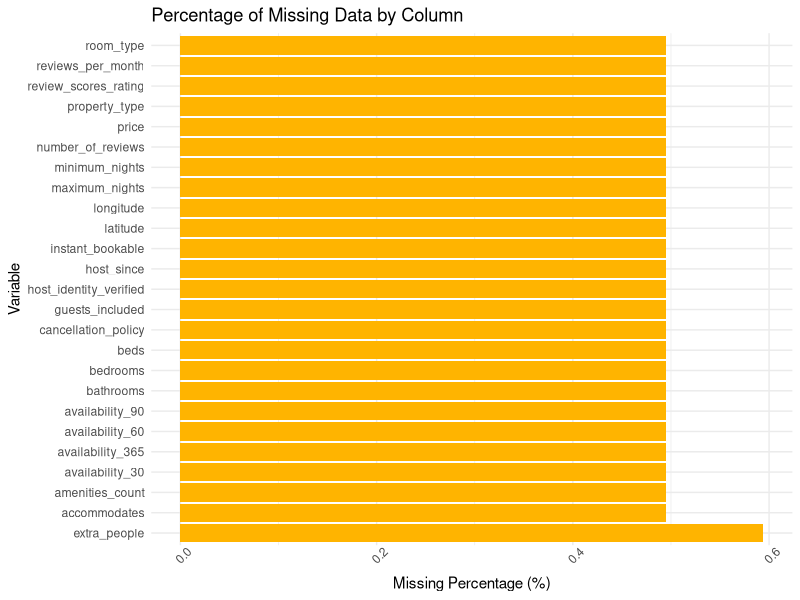
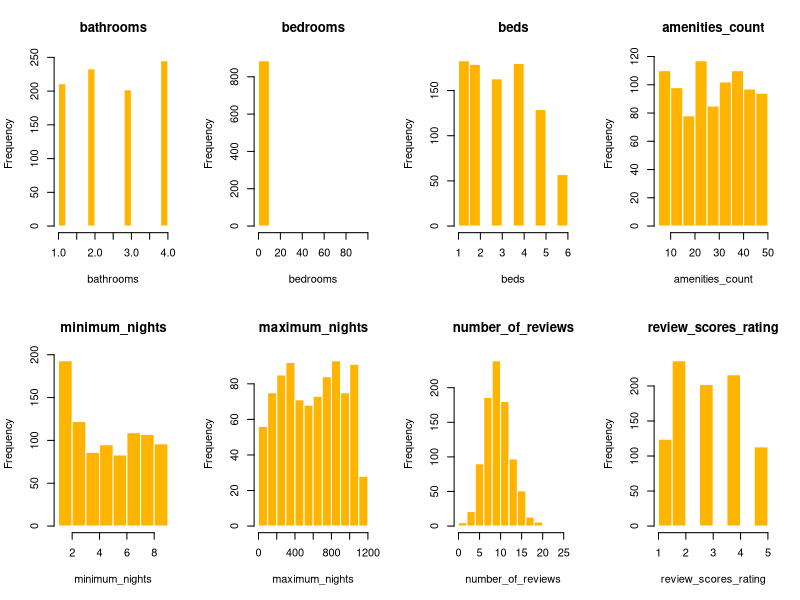
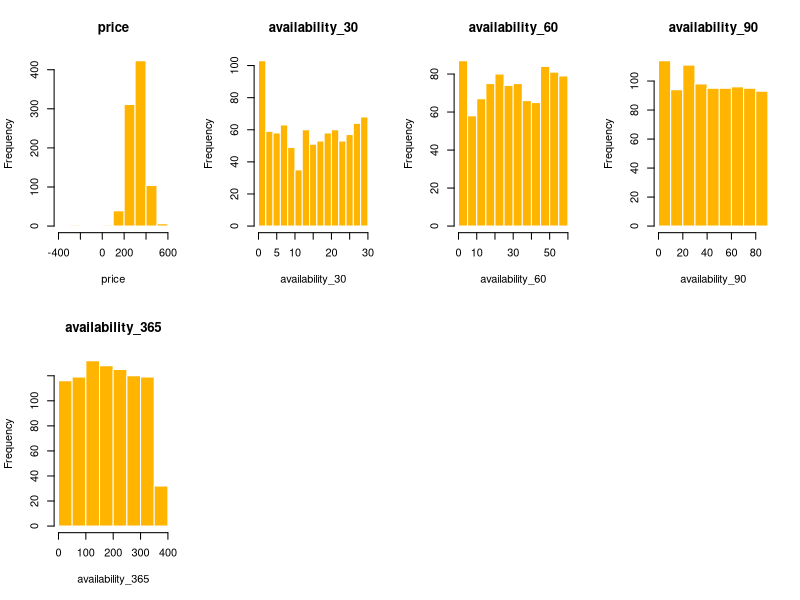
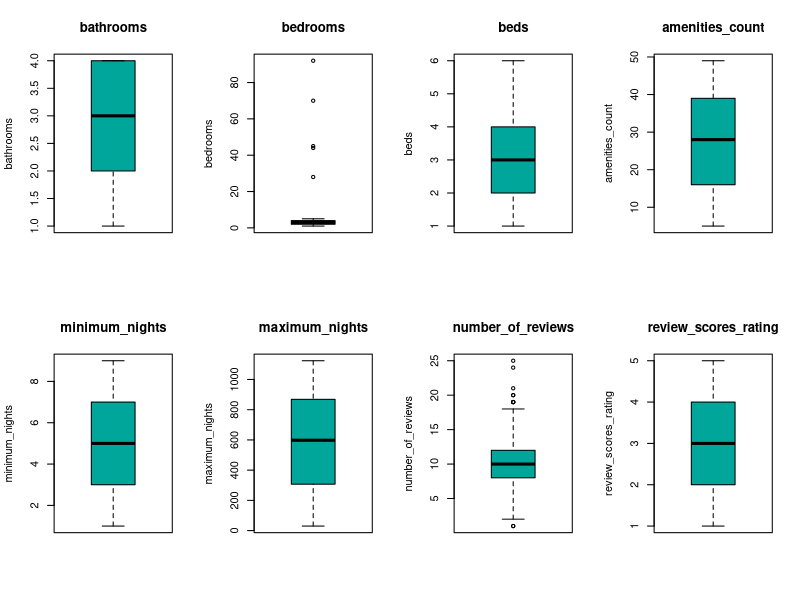
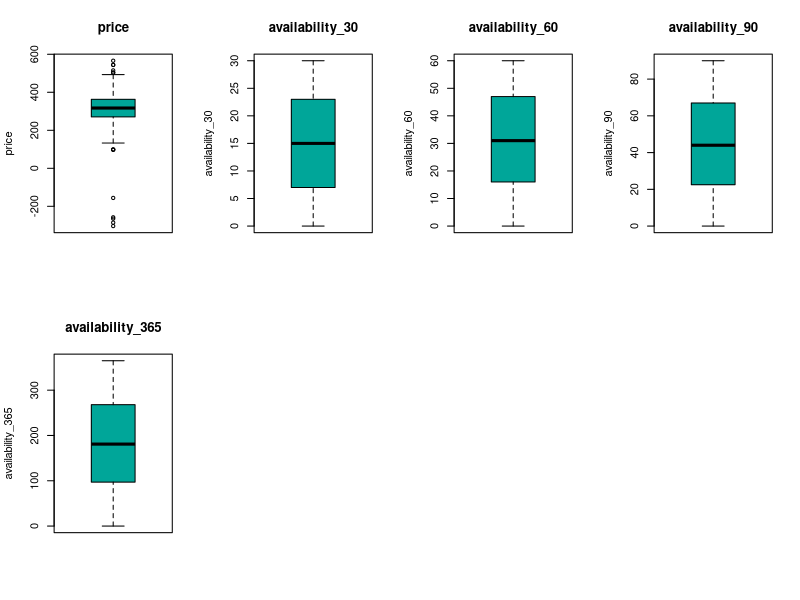
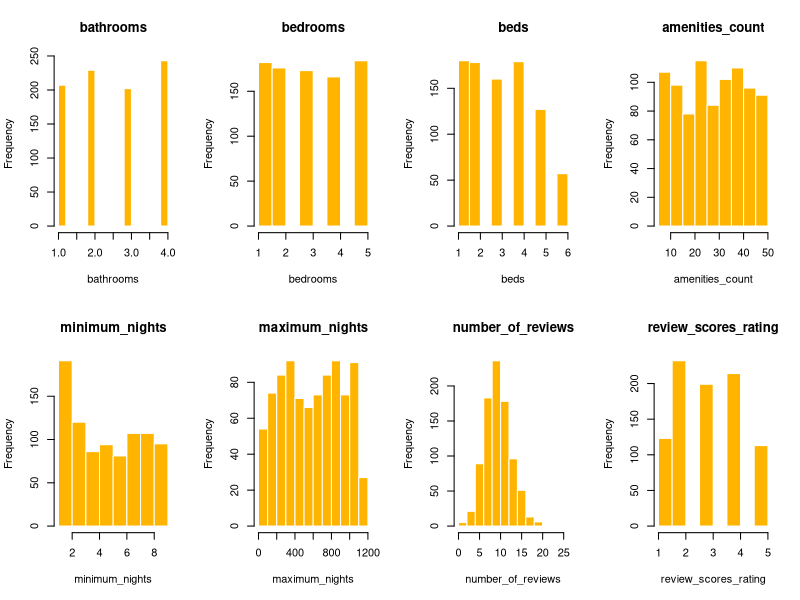
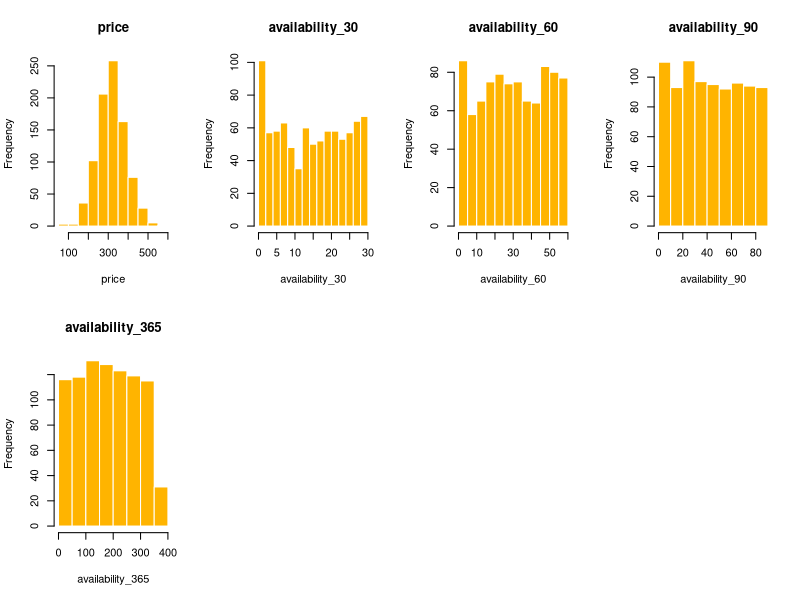
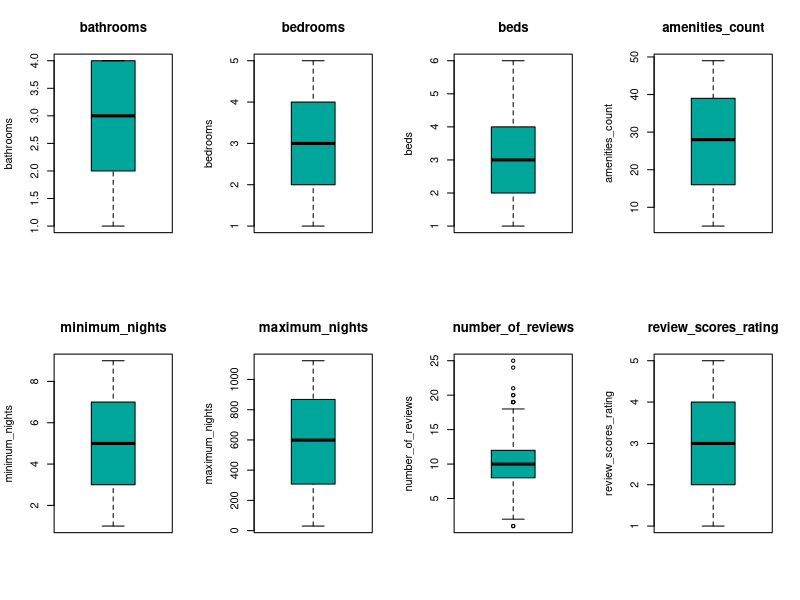

These charts were generated, in order, by the following R code:
## ---- chunk 1
library(tidyverse)
## ---- chunk 2
airbnb_palette <- c("#FF5A5F", "#00A699", "#767676", "#484848", "#FFB400")
## ---- chunk 3
main_uncleaned_data <- read_csv("airbnb1.csv")

head(main_uncleaned_data)

summary(main_uncleaned_data)

glimpse(main_uncleaned_data)
## ---- chunk 4
# Calculate the percentage of missing data for each column
missing_data <- main_uncleaned_data %>%
  summarise(across(everything(), ~ mean(is.na(.)) * 100)) %>%
  pivot_longer(cols = everything(), names_to = "Variable", values_to = "Missing_Percentage")

# Plot the missing data percentage
ggplot(missing_data, aes(x = reorder(Variable, -Missing_Percentage), y = Missing_Percentage)) +
  geom_bar(stat = "identity", fill = "#Ffb400") + 
  labs(title = "Percentage of Missing Data by Column", x = "Variable", y = "Missing Percentage (%)") +
  theme_minimal() +
  theme(axis.text.x = element_text(angle = 45)) +
  coord_flip()
  
## ---- chunk 5
which(is.na(main_uncleaned_data))

col_missing <- colSums(is.na(main_uncleaned_data))

col_missing

dropped_na <- main_uncleaned_data %>% drop_na()

which(is.na(dropped_na)) # just checking if the cleaning worked or not

Q1 <- quantile(dropped_na$bedrooms, 0.25, na.rm = TRUE)
Q3 <- quantile(dropped_na$bedrooms, 0.75, na.rm = TRUE)
IQR <- Q3 - Q1

cleaned_airbnb_data <- dropped_na %>%
  filter(bedrooms >= (Q1 - 1.5 * IQR) & bedrooms <= (Q3 + 1.5 * IQR))

glimpse(cleaned_airbnb_data)

## ---- chunk 6
numeric_vars <- c("bathrooms", "bedrooms", "beds", "amenities_count", "minimum_nights", "maximum_nights", "number_of_reviews", "review_scores_rating", "price","availability_30","availability_60","availability_90","availability_365")

categorical_vars <- c("property_type", "room_type", "cancellation_policy", "host_identity_verifed","instant_bookable")
## ---- chunk 7
par(mfrow = c(2, 4)) # Set up plotting layout

# Create a histogram for each variable
lapply(numeric_vars, function(var) {
  hist(dropped_na[[var]], 
       main = paste(var), 
       xlab = var, 
       col = "#FFB400", 
       border = "white"
       )
})
## ---- chunk 8
par(mfrow = c(2, 4)) # 2 rows, 4 columns

# Create a boxplot for each variable
lapply(numeric_vars, function(var) {
  boxplot(dropped_na[[var]], 
          main = paste(var), 
          ylab = var, 
          col = "#00A699")
})
## ---- chunk 9
# removing negative price values

cleaned_airbnb_data <- cleaned_airbnb_data %>%
  filter(price > 0)
## ---- chunk 10
par(mfrow = c(2, 4)) # Set up plotting layout

# Create a histogram for each variable
lapply(numeric_vars, function(var) {
  hist(cleaned_airbnb_data[[var]], 
       main = paste(var), 
       xlab = var, 
       col = "#FFB400", 
       border = "white"
       )
})
## ---- chunk 11
par(mfrow = c(2, 4)) # 2 rows, 4 columns

# Create a boxplot for each variable
lapply(numeric_vars, function(var) {
  boxplot(cleaned_airbnb_data[[var]], 
          main = paste(var), 
          ylab = var, 
          col = "#00A699")
})
## ---- chunk 12
# Set up margins to accommodate rotated labels
par(mfrow=c(1, length(categorical_vars)), mar=c(6, 5, 3, 2))

# Create the bar plots with rotated labels
for (i in 1:length(categorical_vars)) {
  counts <- table(cleaned_airbnb_data[[categorical_vars[i]]])
  if (length(counts) == 0 || all(counts == 0)) {
    next
  }
  barplot(counts, main=categorical_vars[i], col='#ff5a5f', border='black', ylim=c(0, max(counts) + 10), las = 2)
}
## ---- chunk 13
library(corrplot)

selected_df_for_modelling <- select(cleaned_airbnb_data, -latitude, -longitude, -cancellation_policy, -property_type, -room_type)

correlation_matrix <- cor(selected_df_for_modelling)

# Draw correlation heatmap
corrplot(correlation_matrix, 
         method = "circle",                # Use circles to represent correlations
         type = "full",                   # Display only upper triangle
         tl.col = "darkblue",              # Set font color to dark blue
         tl.srt = 45,                      # Rotate labels for better readability
         tl.cex = 0.8,                     # Adjust font size of labels
         cl.cex = 0.8,                     # Adjust font size of color legend
         pch.cex = 1.2)                 # Set size for the correlation coefficient numbers
## ---- chunk 14
library(corrplot)

selected_df_for_modelling <- select(dropped_na, -latitude, -longitude, -cancellation_policy, -property_type, -room_type)

correlation_matrix <- cor(selected_df_for_modelling)

# Draw correlation heatmap
corrplot(correlation_matrix, 
         method = "circle",                # Use circles to represent correlations
         type = "full",                   # Display only upper triangle
         tl.col = "darkblue",              # Set font color to dark blue
         tl.srt = 45,                      # Rotate labels for better readability
         tl.cex = 0.8,                     # Adjust font size of labels
         cl.cex = 0.8,                     # Adjust font size of color legend
         pch.cex = 1.2)                 # Set size for the correlation coefficient numbers
## ---- chunk 15
price_col_vars <- c("accommodates", "bathrooms", "bedrooms", "beds", "amenities_count")

# Check the class of each variable in numeric_vars
sapply(cleaned_airbnb_data [, price_col_vars], class)
cleaned_airbnb_data[, price_col_vars] <- lapply(cleaned_airbnb_data[, price_col_vars], as.numeric)

for (var in price_col_vars) {
  plot(
    as.numeric(cleaned_airbnb_data[[var]]), 
    as.numeric(cleaned_airbnb_data$price), 
    main = paste("Relationship between", var, "and Price"), 
    xlab = var, 
    ylab = "Price", 
    col = "#00A699", 
    pch = 19
  )
}
## ---- chunk 16
library(ggplot2)

# Scatter plot with regression line
ggplot(cleaned_airbnb_data, aes(x = amenities_count , y = price)) +
  geom_point(color = "#00A699", alpha = 0.6) +
  geom_smooth(method = "lm", color = "#FF5A5F") +
  labs(title = "Price vs Number of Amenities", x = "Number of Amenities", y = "Price") +
  theme_minimal()

## ---- chunk 17
# Scatter plot with regression line
ggplot(cleaned_airbnb_data, aes(x = number_of_reviews , y = price)) +
  geom_point(color = "#00A699", alpha = 0.6) +
  geom_smooth(method = "lm", color = "#FF5A5F") +
  labs(title = "Price vs Number of Reviews", x = "Number of Reviews", y = "Price") +
  theme_minimal()
## ---- chunk 18
ggplot(cleaned_airbnb_data, aes(x = bedrooms, y = beds)) +
  geom_area(color = "#ffb400", fill = "#ffb400") +
  labs(title = "Area Chart for Beds and Bedrooms",
       x = "Bedrooms",
       y = "Beds") +
  theme_minimal()
## ---- chunk 19
# Density plot of price by room type
ggplot(cleaned_airbnb_data, aes(x = price, fill = room_type,)) +
  geom_density(alpha = 0.5) +
  labs(title = "Price Density by Room Type", x = "Price", y = "Density") +
  theme_minimal()

## ---- chunk 20
world_map <- map_data("state")

ggplot() +
  geom_polygon(data = world_map, aes(x = long, y = lat, group = group), fill = "white") + 
  geom_point(data = cleaned_airbnb_data, aes(x = longitude, y = latitude, size = review_scores_rating, color = price))
## ---- chunk 21
ggplot(cleaned_airbnb_data, aes(x = room_type, fill = factor(review_scores_rating))) +
  geom_bar(position = "fill") +
  labs(
    title = "Distribution of Review Score Rating by Room Type",
    x = "Room Type",
    y = "Count",
    fill = "Review Score Rating"
  ) +
  scale_fill_manual(values = airbnb_palette) +
  theme_minimal() 
## ---- chunk 22
ggplot(cleaned_airbnb_data, aes(x = cancellation_policy , fill = factor(review_scores_rating))) +
  geom_bar(position = "fill") +
  labs(
    title = "Distribution of Review Score Rating by Cancellation Policy",
    x = "Cancellation Policy",
    y = "Count",
    fill = "Review Score Rating"
  ) +
  scale_fill_manual(values = airbnb_palette) +
  theme_minimal() 
## ---- chunk 23
# Create the plot
ggplot(data = cleaned_airbnb_data, mapping = aes(x = amenities_count, y = price, color = room_type)) + 
  geom_point(size = 2) + 
  geom_smooth(mapping = aes(color = room_type), se = FALSE) + 
  scale_color_manual(values = c("Entire home/apt" = "#FF5A5F", 
                                "Private room" = "#00A699", 
                                "Shared room" = "#ffb400")) +
  theme_minimal() +
  labs(title = "Price vs. Amenities Count by Room Type",
       x = "Amenities Count",
       y = "Price",
       color = "Room Type")
## ---- chunk 24
# Boxplot for Price by Property Type
ggplot(cleaned_airbnb_data, aes(x = property_type, y = price)) +
  geom_boxplot(fill = "#ffb400", color = "black") +
  labs(title = "Price by Property Type", x = "Property Type", y = "Price") +
  theme_minimal() +
  theme(axis.text.x = element_text(angle = 45, hjust = 1))

# Boxplot for Price by Room Type
ggplot(cleaned_airbnb_data, aes(x = room_type, y = price)) +
  geom_boxplot(fill = "#ffb400", color = "black") +
  labs(title = "Price by Room Type", x = "Room Type", y = "Price") +
  theme_minimal() +
  theme(axis.text.x = element_text(angle = 45, hjust = 1))

## ---- chunk 25
# Boxplot for host identity and review rating
ggplot(cleaned_airbnb_data, aes(x = factor(host_identity_verified), y = review_scores_rating)) +
  geom_boxplot(fill = "#ff5a5f", color = "black") +
  labs(title = "Rating by Host Veification", x = "Host Verification Status", y = "Rating") +
  theme_minimal() +
  theme(axis.text.x = element_text(angle = 45, hjust = 1))

## ---- chunk 26
# Boxplot for host identity and price
ggplot(cleaned_airbnb_data, aes(x = factor(host_identity_verified), y = price)) +
  geom_boxplot(fill = "#ff5a5f", color = "black") +
  labs(title = "Price by Host Veification", x = "Host Verification Status", y = "Price") +
  theme_minimal() +
  theme(axis.text.x = element_text(angle = 45, hjust = 1))
## ---- chunk 27
ggplot(data = cleaned_airbnb_data, aes(x = property_type, y = availability_365)) +
  geom_boxplot(fill = "#00a699", color = "black") +
  labs(title = "Availability by Property Type", x = "Property Type", y = "Availability for next year") +
  theme_minimal() +
  theme(axis.text.x = element_text(angle = 45, hjust = 1))
## ---- chunk 28
ggplot(data = cleaned_airbnb_data, aes(x = property_type, y = availability_30)) +
  geom_boxplot(fill = "#00a699", color = "black") +
  labs(title = "Availability by Property Type", x = "Property Type", y = "Availability for next month") +
  theme_minimal() +
  theme(axis.text.x = element_text(angle = 45, hjust = 1))
